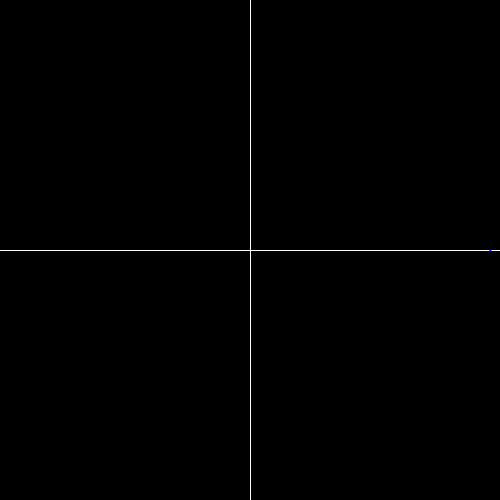
Frame 1 (no input)
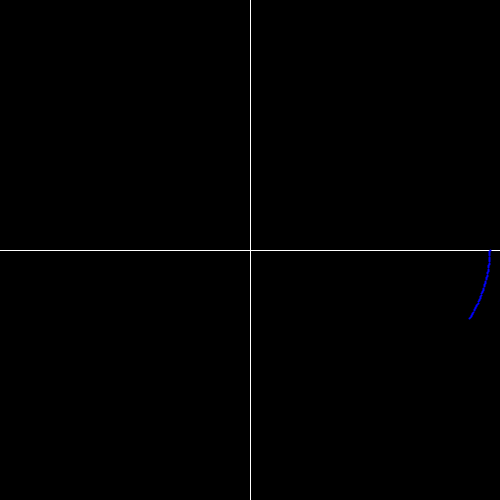
Frame 60 (the mouse pressed at the canvas centre just before this capture)
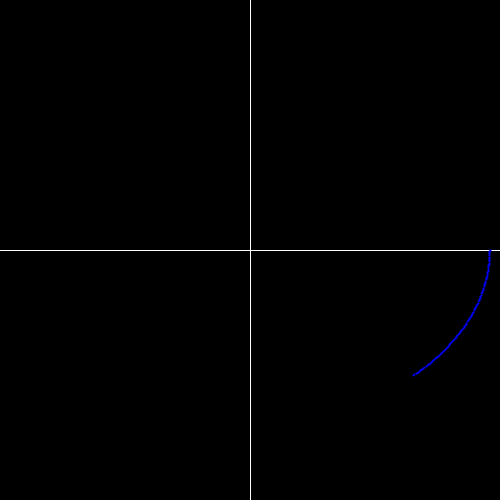
Frame 120 (the mouse held since frame 60 and released just before this capture)

The Processing sketch that drew these frames (run headless with seeded random() and noise(); from frame 60 on, the mouse is pressed at the canvas centre):

// Processing sketch: Ejemplos_polares_1
// ── Ejemplos_polares_1.pde
//Animacion de diagrama polar
float dw = 0.01;
float w = 0;
float wy;
float wx;
void setup() {
  size(500, 500);
  background(0);
  stroke(255);
  translate(width/2,height/2);
  line(width,0,-width,0);
  line(0,height,0,-height);
  frameRate(1000);
}

void draw() {
  translate(width/2,height/2);  
  strokeWeight(2);
  stroke(0,0,255);
  wx = (cos(w)+w*0.5*sin(w))/(1+w*w*0.5*0.5);
  wy = -(w*0.5*cos(w)-sin(w))/(1+w*w*0.5*0.5);
  wy = map(wy,0,1,0,height/2-10);
  wx = map(wx,0,1,0,width/2-10);
  point(wx,wy);
  w = w + dw;
  print(wx);
}
